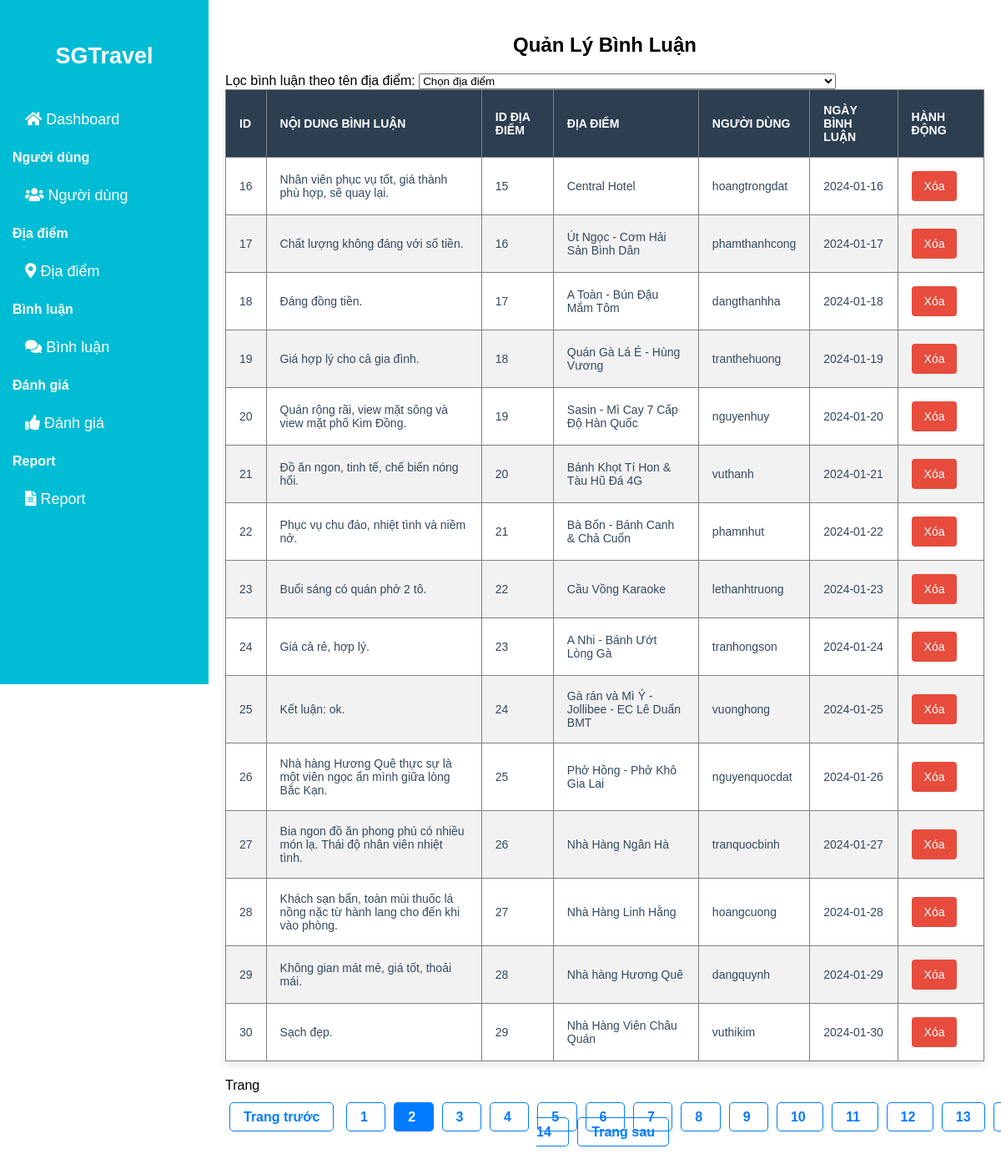
Page /admin/comment.php?page=2&id_dia_diem=0 on the committed database.
### tables this page shows
CREATE TABLE binh_luan (
    id INT AUTO_INCREMENT PRIMARY KEY, 
    noi_dung TEXT NOT NULL,
    id_dia_diem int,
	id_nguoi_dung int,
    ten_dang_nhap VARCHAR(100) NOT NULL, 
    ngay_binh_luan DATE NOT NULL,
	FOREIGN KEY (id_nguoi_dung) REFERENCES tai_khoan(id) ON DELETE CASCADE, 
    FOREIGN KEY (id_dia_diem) REFERENCES dia_diem(id) ON DELETE CASCADE 
);

CREATE TABLE dia_diem (
    id INT AUTO_INCREMENT PRIMARY KEY,        
    ten_dia_diem VARCHAR(255),                
    dia_chi VARCHAR(255),                     
    so_dien_thoai VARCHAR(20),                
    mo_ta TEXT,                                
    gio_mo_cua TIME,                          
    gio_dong_cua TIME,                        
    loai_hinh VARCHAR(30) NOT NULL,           
    diem_trung_binh DECIMAL(4,2),             
    gia_ca_giao_dong VARCHAR(100),             
    hinh_anh1 TEXT DEFAULT NULL ,
    hinh_anh2 TEXT DEFAULT NULL ,
    hinh_anh3 TEXT DEFAULT NULL,
    so_luot_danh_gia INT DEFAULT 0,           
    link_dia_diem VARCHAR(500)                
);

CREATE TABLE tai_khoan (
    id INT AUTO_INCREMENT PRIMARY KEY, 
    ten_dang_nhap VARCHAR(50) NOT NULL UNIQUE,
    mat_khau VARCHAR(50) NOT NULL,
    phan_quyen INT NOT NULL,   
    email VARCHAR(50) NOT NULL UNIQUE, 
    so_dien_thoai VARCHAR(20), 
    trang_thai VARCHAR(20)
);

### admin/comment.php (the view, shortened to what this page needs)
<!DOCTYPE html>
<html lang="vi">
<head>
    <link href="https://cdnjs.cloudflare.com/ajax/libs/font-awesome/5.15.3/css/all.min.css" rel="stylesheet" />
    <link rel="stylesheet" href="../style/admin/comment.css" />
</head>
<body>
    <?php
    include '../connect.php';
    $sd = 15;
    $page = isset($_GET['page']) ? (int)$_GET['page'] : 1;
    $vt = ($page - 1) * $sd;
    $id_DD = isset($_GET['id_dia_diem']) ? intval($_GET['id_dia_diem']) : 0;
    $Loc_Query = "SELECT binh_luan.id, binh_luan.noi_dung, binh_luan.id_dia_diem,
                            dia_diem.ten_dia_diem, tai_khoan.ten_dang_nhap AS nguoi_dung,
                            binh_luan.ngay_binh_luan
                    FROM binh_luan
                    LEFT JOIN dia_diem ON binh_luan.id_dia_diem = dia_diem.id
                    LEFT JOIN tai_khoan ON binh_luan.id_nguoi_dung = tai_khoan.id";
    $Loc_Query .= " LIMIT $vt, $sd";
    $Loc_Comments = $conn->query($Loc_Query);
    $countQuery = "SELECT COUNT(*) AS total FROM binh_luan";
    $result_count = $conn->query($countQuery);
    $row_count = $result_count->fetch_assoc();
    $tus = $row_count['total'];
    $tst = ceil($tus / $sd);
    ?>
    <div class="sidebar">
        <a href="./Dashboard.php"><h2>SGTravel</h2></a>
        <div class="menu-section">
            <a href="../admin/Dashboard.php"><i class="fas fa-home"></i> Dashboard</a>
            <h3>Người dùng</h3>
            <a href="../admin/User.php"><i class="fas fa-users"></i> Người dùng</a>
            <h3>Địa điểm</h3>
            <a href="../admin/Diadiem.php"><i class="fas fa-map-marker-alt"></i> Địa điểm</a>
            <h3>Bình luận</h3>
            <a href="../admin/comment.php"><i class="fas fa-comments"></i> Bình luận</a>
            <h3>Đánh giá</h3>
            <a href="../admin/Danhgia.php"><i class="fas fa-thumbs-up"></i> Đánh giá</a>
            <h3>Report</h3>
            <a href="../admin/Report.php"><i class="fas fa-file-alt"></i> Report</a>
        </div>
    </div>
    <div class="container">
        <h2 align="center">Quản Lý Bình Luận</h2>
        <form id="form_loc" name="form_loc" method="get">
            <label for="id_dia_diem">Lọc bình luận theo tên địa điểm:</label>
            <select name="id_dia_diem" id="id_dia_diem" onChange="form_loc.submit()">
                <option value=""> Chọn địa điểm </option>
            </select>
        </form>
        <table width="500" border="1" cellspacing="0" cellpadding="0">
            <thead>
                <tr>
                    <th>ID</th>
                    <th>Nội dung bình luận</th>
                    <th>ID địa điểm</th>
                    <th>Địa điểm</th>
                    <th>Người dùng</th>
                    <th>Ngày bình luận</th>
                    <th>Hành động</th>
                </tr>
            </thead>
            <tbody>
                <?php
                if ($Loc_Comments && $Loc_Comments->num_rows > 0) {
                    while ($comment = $Loc_Comments->fetch_assoc()) { ?>
                        <tr>
                            <td><?php echo $comment["id"]; ?></td>
                            <td><?php echo $comment["noi_dung"]; ?></td>
                            <td><?php echo $comment["id_dia_diem"]; ?></td>
                            <td><?php echo $comment["ten_dia_diem"]; ?></td>
                            <td><?php echo $comment["nguoi_dung"]; ?></td>
                            <td><?php echo $comment["ngay_binh_luan"]; ?></td>
                            <td>
                                <a href="comment.php?delete_id=<?php echo $comment['id']; ?>" onclick="return confirm('Bạn có chắc muốn xóa bình luận này?');">
                                    <button>Xóa</button>
                                </a>
                            </td>
                        </tr>
                    <?php }
                } else { ?>
                    <tr>
                        <td colspan="7">Không có bình luận nào.</td>
                    </tr>
                <?php }
                ?>
            </tbody>
        </table>
        <p>Trang
        <div class="trang">
            <?php if ($page > 1) { ?>
                <a href="comment.php?page=<?php echo $page - 1; ?>&id_dia_diem=<?php echo $id_DD; ?>">Trang trước</a>
            <?php } ?>
            <?php for ($i = 1; $i <= $tst; $i++) { ?>
                <a href="comment.php?page=<?php echo $i; ?>&id_dia_diem=<?php echo $id_DD; ?>" <?php if ($page == $i) echo 'class="active"'; ?>>
                    <?php echo $i; ?>
                </a>
            <?php } ?>
            <?php if ($page < $tst) { ?>
                <a href="comment.php?page=<?php echo $page + 1; ?>&id_dia_diem=<?php echo $id_DD; ?>">Trang sau</a>
            <?php } ?>
        </div>
        </p>
    </div>
</body>
</html>

### style/admin/comment.css (style rules this page uses)
body { margin: 0; font-family: Arial, sans-serif; }
.sidebar { width: 250px; background-color: #00bcd4; height: 100vh; position: fixed; padding-top: 20px; color: white; }
.sidebar h2 { text-align: center; margin-bottom: 30px; }
.sidebar a { display: block; color: white; padding: 10px; text-decoration: none; font-size: 18px; }
.sidebar .menu-section h3 { margin-left: 15px; font-size: 16px; }
.sidebar .menu-section a { padding-left: 30px; }
.container { max-width: calc(100% - 250px); margin-left: 250px; padding: 20px; box-sizing: border-box; }
table { width: 100%; border-collapse: collapse; background-color: #fff; box-shadow: 0 4px 10px rgba(0, 0, 0, 0.1); margin-bottom: 20px; }
th, td { padding: 16px; text-align: left; font-size: 14px; color: #34495e; }
th { background-color: #2c3e50; color: #fff; text-transform: uppercase; }
tr:nth-child(even) { background-color: #f2f2f2; }
td { vertical-align: middle; }
button { padding: 10px 15px; border: none; border-radius: 4px; cursor: pointer; font-size: 14px; color: white; margin-right: 5px; }
button:first-of-type { background-color: #2980b9; }
button:last-of-type { background-color: #e74c3c; }

### admin/comment.php (style rules this page uses)
.trang { text-align: center; margin-top: 20px; }
.trang a { color: #007bff; padding: 8px 16px; margin: 0 5px; border: 1px solid #007bff; border-radius: 5px; text-decoration: none; font-weight: bold; }
.trang a.active { background-color: #007bff; color: white; pointer-events: none; }
.trang a:first-child, .trang a:last-child { font-weight: bold; }

### rows in the picture
binh_luan: id "16", noi_dung "Nhân viên phục vụ tốt, giá thành phù hợp, sẽ quay lại.", id_dia_diem "15", id_dia_diem.ten_dia_diem "Central Hotel", id_nguoi_dung.ten_dang_nhap "hoangtrongdat", ngay_binh_luan "2024-01-16"
binh_luan: id "17", noi_dung "Chất lượng không đáng với số tiền.", id_dia_diem "16", id_dia_diem.ten_dia_diem "Út Ngọc - Cơm Hải Sản Bình Dân", id_nguoi_dung.ten_dang_nhap "phamthanhcong", ngay_binh_luan "2024-01-17"
binh_luan: id "18", noi_dung "Đáng đồng tiền.", id_dia_diem "17", id_dia_diem.ten_dia_diem "A Toàn - Bún Đậu Mắm Tôm", id_nguoi_dung.ten_dang_nhap "dangthanhha", ngay_binh_luan "2024-01-18"
binh_luan: id "19", noi_dung "Giá hợp lý cho cả gia đình.", id_dia_diem "18", id_dia_diem.ten_dia_diem "Quán Gà Lá É - Hùng Vương", id_nguoi_dung.ten_dang_nhap "tranthehuong", ngay_binh_luan "2024-01-19"
binh_luan: id "20", noi_dung "Quán rộng rãi, view mặt sông và view mặt phố Kim Đồng.", id_dia_diem "19", id_dia_diem.ten_dia_diem "Sasin - Mì Cay 7 Cấp Độ Hàn Quốc", id_nguoi_dung.ten_dang_nhap "nguyenhuy", ngay_binh_luan "2024-01-20"
binh_luan: id "21", noi_dung "Đồ ăn ngon, tinh tế, chế biến nóng hổi.", id_dia_diem "20", id_dia_diem.ten_dia_diem "Bánh Khọt Tí Hon & Tàu Hũ Đá 4G", id_nguoi_dung.ten_dang_nhap "vuthanh", ngay_binh_luan "2024-01-21"
binh_luan: id "22", noi_dung "Phục vụ chu đáo, nhiệt tình và niềm nở.", id_dia_diem "21", id_dia_diem.ten_dia_diem "Bà Bốn - Bánh Canh & Chả Cuốn", id_nguoi_dung.ten_dang_nhap "phamnhut", ngay_binh_luan "2024-01-22"
binh_luan: id "23", noi_dung "Buổi sáng có quán phở 2 tô.", id_dia_diem "22", id_dia_diem.ten_dia_diem "Cầu Vồng Karaoke", id_nguoi_dung.ten_dang_nhap "lethanhtruong", ngay_binh_luan "2024-01-23"
binh_luan: id "24", noi_dung "Giá cả rẻ, hợp lý.", id_dia_diem "23", id_dia_diem.ten_dia_diem "A Nhi - Bánh Ướt Lòng Gà", id_nguoi_dung.ten_dang_nhap "tranhongson", ngay_binh_luan "2024-01-24"
binh_luan: id "25", noi_dung "Kết luận: ok.", id_dia_diem "24", id_dia_diem.ten_dia_diem "Gà rán và Mì Ý - Jollibee - EC Lê Duẩn BMT", id_nguoi_dung.ten_dang_nhap "vuonghong", ngay_binh_luan "2024-01-25"
binh_luan: id "26", noi_dung "Nhà hàng Hương Quê thực sự là một viên ngọc ẩn mình giữa lòng Bắc Kạn.", id_dia_diem "25", id_dia_diem.ten_dia_diem "Phở Hồng - Phở Khô Gia Lai", id_nguoi_dung.ten_dang_nhap "nguyenquocdat", ngay_binh_luan "2024-01-26"
binh_luan: id "27", noi_dung "Bia ngon đồ ăn phong phú có nhiều món lạ. Thái độ nhân viên nhiệt tình.", id_dia_diem "26", id_dia_diem.ten_dia_diem "Nhà Hàng Ngân Hà", id_nguoi_dung.ten_dang_nhap "tranquocbinh", ngay_binh_luan "2024-01-27"
binh_luan: id "28", noi_dung "Khách sạn bẩn, toàn mùi thuốc lá nồng nặc từ hành lang cho đến khi vào phòng.", id_dia_diem "27", id_dia_diem.ten_dia_diem "Nhà Hàng Linh Hằng", id_nguoi_dung.ten_dang_nhap "hoangcuong", ngay_binh_luan "2024-01-28"
binh_luan: id "29", noi_dung "Không gian mát mẻ, giá tốt, thoải mái.", id_dia_diem "28", id_dia_diem.ten_dia_diem "Nhà hàng Hương Quê", id_nguoi_dung.ten_dang_nhap "dangquynh", ngay_binh_luan "2024-01-29"
binh_luan: id "30", noi_dung "Sạch đẹp.", id_dia_diem "29", id_dia_diem.ten_dia_diem "Nhà Hàng Viên Châu Quán", id_nguoi_dung.ten_dang_nhap "vuthikim", ngay_binh_luan "2024-01-30"
